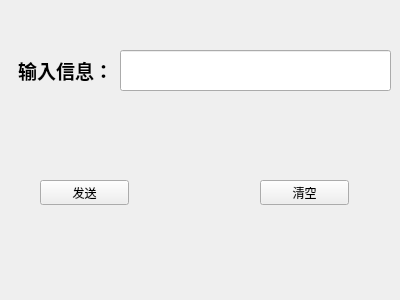
<?xml version="1.0" encoding="UTF-8"?>
<ui version="4.0">
 <class>Chat</class>
 <widget class="QWidget" name="Chat">
  <property name="geometry">
   <rect>
    <x>0</x>
    <y>0</y>
    <width>400</width>
    <height>300</height>
   </rect>
  </property>
  <property name="windowTitle">
   <string>Form</string>
  </property>
  <widget class="QLineEdit" name="lineEdit">
   <property name="geometry">
    <rect>
     <x>120</x>
     <y>50</y>
     <width>271</width>
     <height>41</height>
    </rect>
   </property>
  </widget>
  <widget class="QLabel" name="label">
   <property name="geometry">
    <rect>
     <x>10</x>
     <y>50</y>
     <width>111</width>
     <height>41</height>
    </rect>
   </property>
   <property name="text">
    <string>&lt;html&gt;&lt;head/&gt;&lt;body&gt;&lt;p align=&quot;center&quot;&gt;&lt;span style=&quot; font-size:14pt; font-weight:600;&quot;&gt;输入信息：&lt;/span&gt;&lt;/p&gt;&lt;/body&gt;&lt;/html&gt;</string>
   </property>
  </widget>
  <widget class="QPushButton" name="sendButton">
   <property name="geometry">
    <rect>
     <x>40</x>
     <y>180</y>
     <width>89</width>
     <height>25</height>
    </rect>
   </property>
   <property name="text">
    <string>发送</string>
   </property>
  </widget>
  <widget class="QPushButton" name="clearButton">
   <property name="geometry">
    <rect>
     <x>260</x>
     <y>180</y>
     <width>89</width>
     <height>25</height>
    </rect>
   </property>
   <property name="text">
    <string>清空</string>
   </property>
  </widget>
 </widget>
 <resources/>
 <connections/>
</ui>
